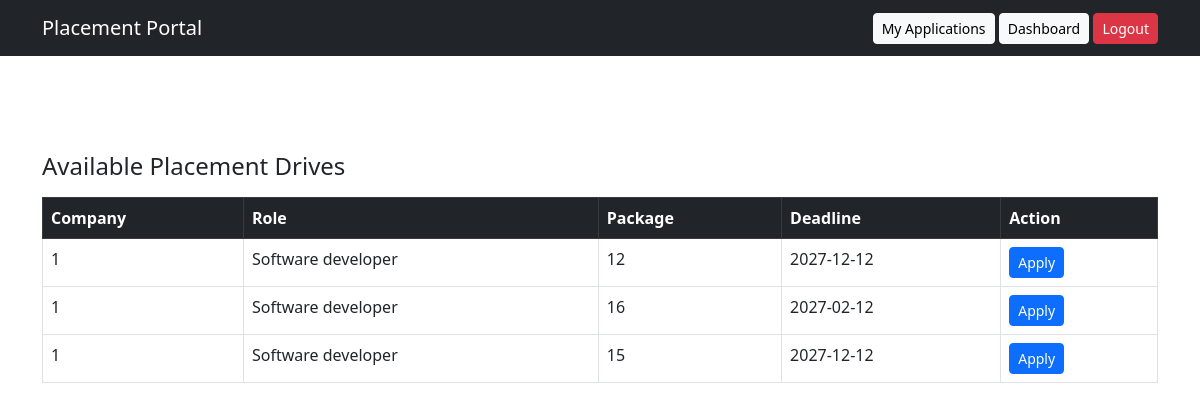
Page /dashboard (signed in) on the committed database.
### controllers.py (models this page shows)
class Drive(db.Model):
    id = db.Column(db.Integer, primary_key=True)
    company_id = db.Column(db.Integer, db.ForeignKey("company.id"))
    job_role = db.Column(db.String(100))
    description = db.Column(db.Text)
    package = db.Column(db.String(50))
    location = db.Column(db.String(100))
    eligibility = db.Column(db.String(100))
    drive_type = db.Column(db.String(50))
    deadline = db.Column(db.Date)
    approval_status = db.Column(db.String(20), default="Pending")
    drive_status = db.Column(db.String(20), default="Open")

### app.py (the view, shortened to what this page needs)
@app.route("/dashboard")
@login_required
def dashboard():
    if current_user.__class__.__name__ == "Company":
        return redirect(url_for("company_dashboard", id=current_user.id))
    if current_user.role == "student":
     drives = Drive.query.filter_by(
        approval_status="Approved",
        drive_status="Open"
    ).all()
    my_applications = Application.query.filter_by(
        student_id=current_user.id
    ).all()
    applied_drive_ids = [app.drive_id for app in my_applications]
    return render_template(
        "student_dashboard.html",
        drives=drives,
        applied_drive_ids=applied_drive_ids
    )

### app.py (called while the page is built)
@login_manager.user_loader
def load_user(user_id):
    if user_id.startswith("user_"):
        return User.query.get(int(user_id.split("_")[1]))
    elif user_id.startswith("company_"):
        return Company.query.get(int(user_id.split("_")[1]))
    return None

### templates/student_dashboard.html
{% extends "layout.html" %}
{% block content %}
<h4>Available Placement Drives</h4>
<table class="table table-bordered mt-3">
    <thead class="table-dark">
        <tr>
            <th>Company</th>
            <th>Role</th>
            <th>Package</th>
            <th>Deadline</th>
            <th>Action</th>
        </tr>
    </thead>
    <tbody>
        {% for drive in drives %}
        <tr>
            <td>{{ drive.company_id }}</td>
            <td>{{ drive.job_role }}</td>
            <td>{{ drive.package }}</td>
            <td>{{ drive.deadline }}</td>
            <td>
                <a href="/apply/{{ drive.id }}" class="btn btn-sm btn-primary">
                    Apply
                </a>
            </td>
        </tr>
        {% endfor %}
    </tbody>
</table>
{% endblock %}

### rows in the picture
Drive: company_id "1", job_role "Software developer", package "12", deadline "2027-12-12"
Drive: company_id "1", job_role "Software developer", package "16", deadline "2027-02-12"
Drive: company_id "1", job_role "Software developer", package "15", deadline "2027-12-12"
